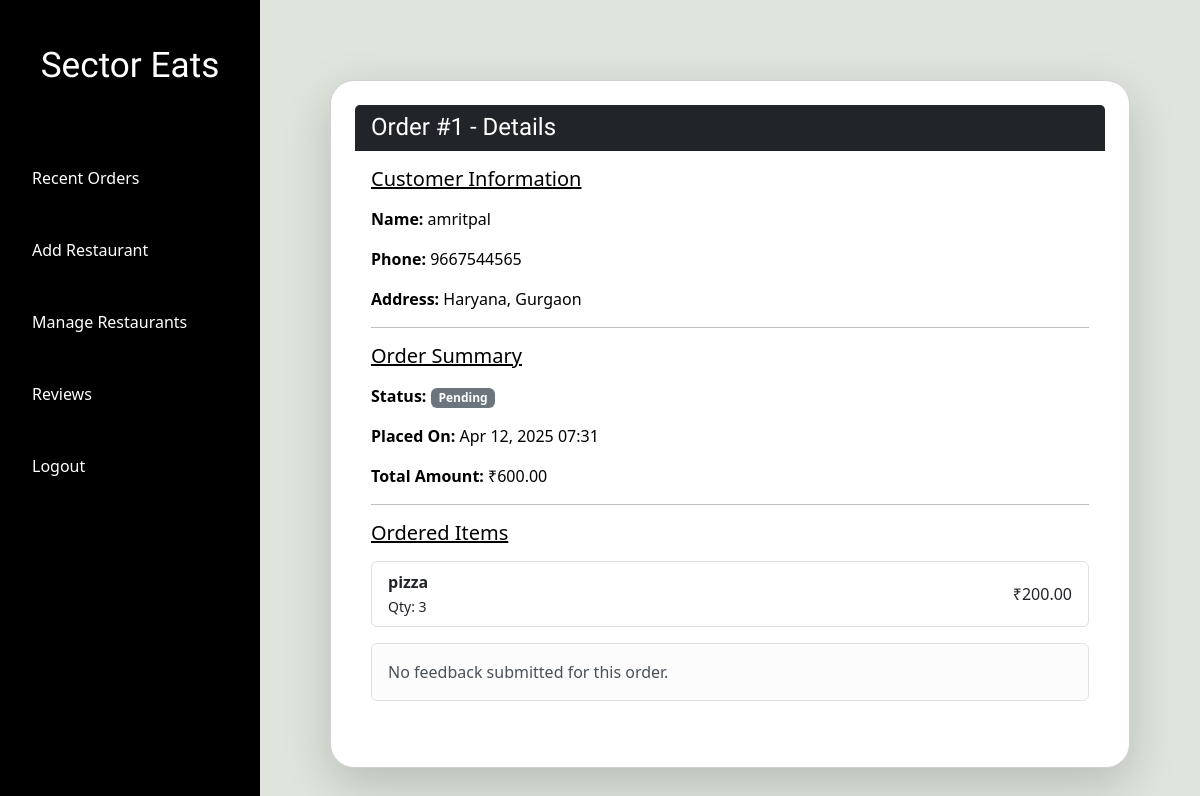
/order/1/, run on an earlier commit of the app's database.
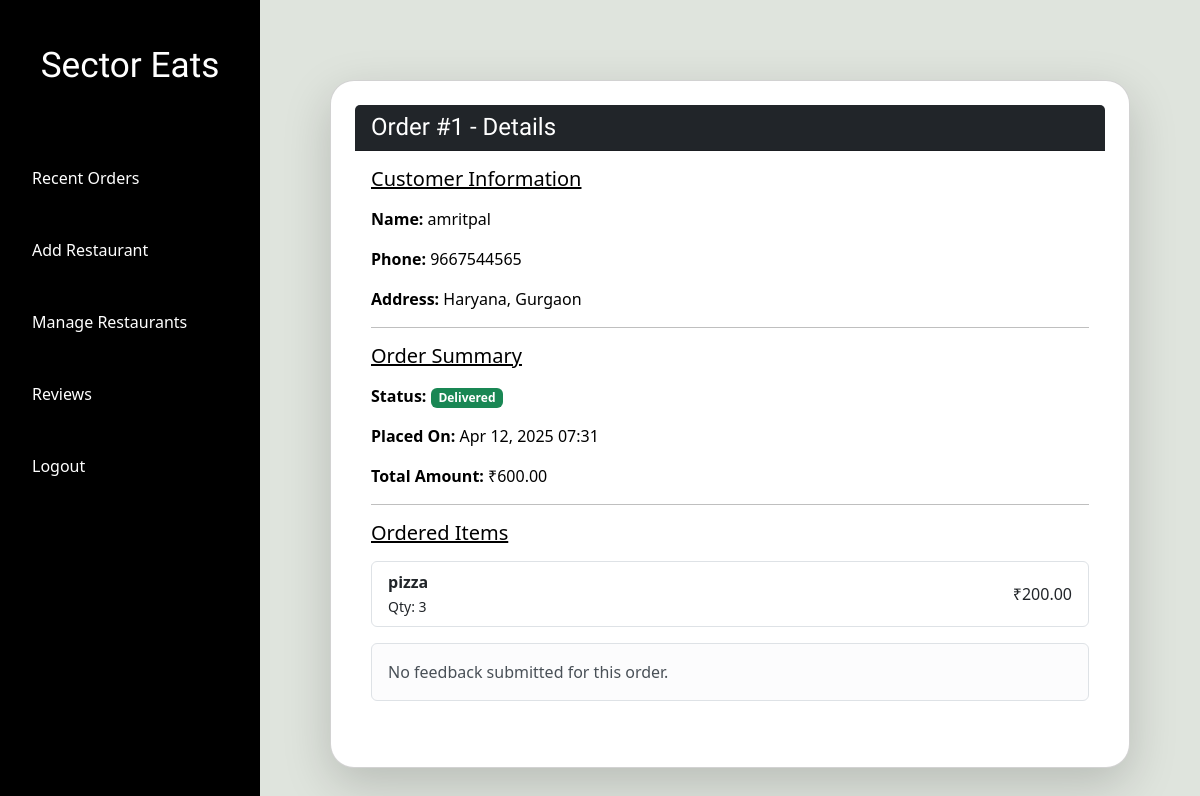
And on a later commit of the database.
### RestaurantApp/models.py (models this page shows, shortened)
class Order(models.Model):
    user = models.ForeignKey(User, on_delete=models.CASCADE)
    created_at = models.DateTimeField(auto_now_add=True)
    total_amount = models.DecimalField(max_digits=8, decimal_places=2)
    address = models.TextField()
    city = models.CharField(max_length=100)
    phone = models.CharField(max_length=15)
    status = models.CharField(
        max_length=50,
        choices=[
            ('Pending', 'Pending'),
            ('Accepted', 'Accepted'),
            ('Rejected', 'Rejected'),
            ('Out for Delivery', 'Out for Delivery'),
            ('Delivered', 'Delivered'),
        ],
        default='Pending'
    )

### RestaurantApp/views.py (the view)
# urls.py: path('order/<int:order_id>/', views.order_detail, name='order_detail'),
def order_detail(request, order_id):
    order = Order.objects.get(id=order_id)
    return render(request, 'order_detail.html', {'order': order})

### templates/order_detail.html (shortened to what this page needs)
{% extends "admin_base.html" %}
{% block content %}
<div class="container d-flex justify-content-center mt-5">
    <div class="card shadow-lg w-100" style="max-width: 800px;">
        <div class="card-header bg-dark text-white">
            <h4 class="mb-0" style="font-family: 'Oswald', sans-serif;">Order #{{ order.id }} - Details</h4>
        </div>
        <div class="card-body">
            <h5 class="mb-3 text-decoration-underline">Customer Information</h5>
            <p><strong>Name:</strong> {{ order.user.get_username }}</p>
            <p><strong>Phone:</strong> {{ order.phone }}</p>
            <p><strong>Address:</strong> {{ order.address }}, {{ order.city }}</p>
            <hr>
            <h5 class="mb-3 text-decoration-underline">Order Summary</h5>
            <p><strong>Status:</strong>
                <span class="badge
                    {% if order.status == 'Delivered' %}bg-success
                    {% elif order.status == 'Out for Delivery' %}bg-warning text-dark
                    {% elif order.status == 'Accepted' %}bg-info text-dark
                    {% elif order.status == 'Rejected' %}bg-danger
                    {% else %}bg-secondary
                    {% endif %}
                ">
                    {{ order.status }}
                </span>
            </p>
            <p><strong>Placed On:</strong> {{ order.created_at|date:"M d, Y H:i" }}</p>
            <p><strong>Total Amount:</strong> ₹{{ order.total_amount }}</p>
            <hr>
            <h5 class="mb-3 text-decoration-underline">Ordered Items</h5>
            <ul class="list-group mb-3">
                {% for item in order.items.all %}
                    <li class="list-group-item d-flex justify-content-between align-items-center">
                        <div>
                            <strong>{{ item.item.name }}</strong> <br>
                            <small>Qty: {{ item.quantity }}</small>
                        </div>
                        <span>₹{{ item.price|floatformat:2 }}</span>
                    </li>
                {% endfor %}
            </ul>
            {% if order.feedbacks.exists %}
            <hr>
            <h5 class="mb-3 text-decoration-underline">Feedback</h5>
            {% for feedback in order.feedbacks.all %}
                <p><strong>Mood:</strong>
                    {% if feedback.mood == 1 %}Very Bad 😡
                    {% elif feedback.mood == 2 %}Okay 😐
                    {% elif feedback.mood == 3 %}Good 🙂
                    {% elif feedback.mood == 4 %}Excellent 🤩
                    {% endif %}
                </p>
                <p><strong>Delivery Speed:</strong> {{ feedback.delivery_speed }}</p>
                <p><strong>Etiquette Rating:</strong> {{ feedback.etiquette_rating }}</p>
                <p><strong>Temperature:</strong> {{ feedback.temperature|title }}</p>
                <p><strong>Issues:</strong>
                    {% if feedback.issues %}
                        <ul>
                            {% for issue in feedback.issues %}
                                <li>{{ issue|title }}</li>
                            {% endfor %}
                        </ul>
                    {% else %}
                        No issues reported.
                    {% endif %}
                </p>
                <p><strong>Comments:</strong> {{ feedback.feedback|default:"No comments." }}</p>
                <p><strong>Submitted At:</strong> {{ feedback.submitted_at|date:"M d, Y H:i" }}</p>
                {% if feedback.food_photo %}
                    <div class="mb-3">
                        <strong>Photo:</strong><br>
                        <img src="{{ feedback.food_photo.url }}" class="img-fluid rounded shadow-sm" alt="Food Photo" width="300">
                    </div>
                {% endif %}
                {% if not forloop.last %}<hr>{% endif %}
            {% endfor %}
            {% else %}
                <div class="alert alert-light border mt-3">No feedback submitted for this order.</div>
            {% endif %}
        </div>
    </div>
</div>
{% endblock %}

What changed in the data, as far as the page shows it:
changed Order "Haryana": status "Pending" → "Delivered"
